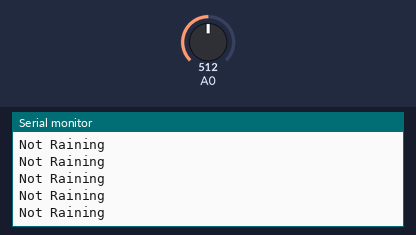
A program run on a simulated ESP8266 (NodeMCU). Parts: the last lines printed to the serial monitor. The test bench sets the inputs (shaded band); at power-on: A0 = 512.

Above: at 1.2 s.
1.3 s: A0 set to 503
At 2.0 s:
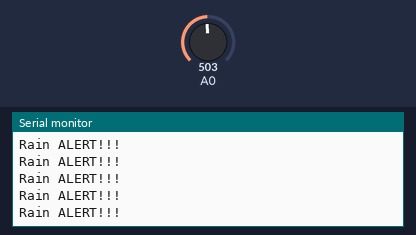
9.2 s: A0 set to 183
12.2 s: A0 set to 154
At 12.9 s:
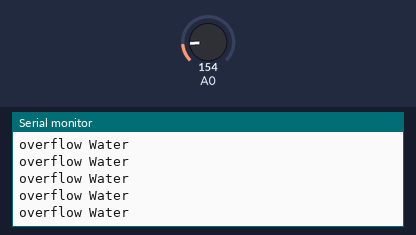

The program:

main.cpp
```cpp
#include <Arduino.h>

const int aMin = 0;
const int aMax = 1024;

void setup()
{
  // put your setup code here, to run once:
  Serial.begin(9600);
}

void loop()
{
  // put your main code here, to run repeatedly:
  //connect AO on rain sensor to AO nodemcu
  int aRead = analogRead(A0);
  int r = map(aRead, aMin, aMax, 0, 3);

  // range value:
  switch (r)
  {
  case 0: // Sensor getting wet
    Serial.println("overflow Water");
    break;
  case 1: // Sensor getting wet
    Serial.println("Rain ALERT!!!");
    break;
  case 2:
    Serial.println("Not Raining");
    break;
  }
  delay(1); // delay between reads
}
```

Measured:
- the behaviour switches between 512 and 511 on A0 (found by bisection; images 0 and 1)
- the behaviour switches between 171 and 170 on A0 (found by bisection; images 1 and 2)
- after the input at 1.3 s, the serial monitor: prints a new line at once (image 1)
- after the input at 12.2 s, the serial monitor: prints a new line at once (image 2)
